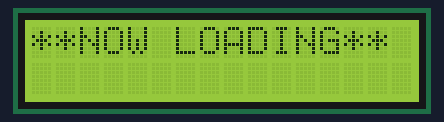
The sketch below on a simulated Arduino Uno, built with avr-gcc and run on an emulated ATmega328P. On the bench: 16×2 character LCD.

Above: at 0.25 s.
At 1.97 s:
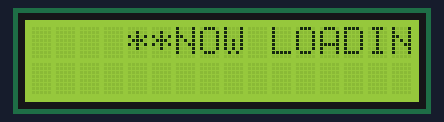
At 3.69 s:
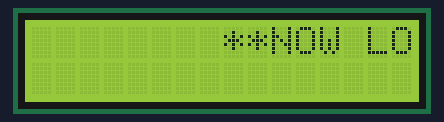
At 7.57 s:
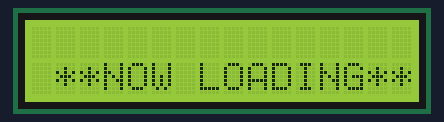
At 11.02 s:
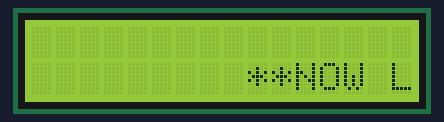
At 14.9 s:
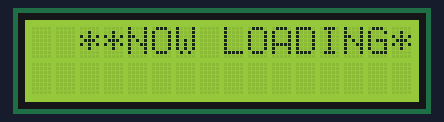

The sketch:

LCDprint.ino
```cpp
//YWROBOT
//Compatible with the Arduino IDE 1.0
//Library version:1.1
#include <Wire.h>
#include <LiquidCrystal_I2C.h>

LiquidCrystal_I2C lcd(0x27,16,2);  // set the LCD address to 0x27 for a 16 chars and 2 line display

void setup()
{
  lcd.init();                      // initialize the lcd
  lcd.init();
  // Print a message to the LCD.
  lcd.backlight();
  Serial.begin(9600);


}

// **NOW LOADING** 15글자
void loop()
{
  char sentence[15] = {"**NOW LOADING**"};
  char sentence2[15] = {"**GNIDAOL WON**"};

    for(int i = 0; i < 16; i++){
      lcd.setCursor(i, 0);
      lcd.print(sentence);  // 적을 내용
      delay(200);
      lcd.setCursor(i,0);
      lcd.print("               ");
      delay(200);
    }

    for(int i = 0; i < 16; i++){
      lcd.setCursor(i, 1);
      lcd.print(sentence);  // 적을 내용
      delay(200);
      lcd.setCursor(i,1);
      lcd.print("               ");
      delay(200);
    }


}
```

Measured:
- by itself, everything shown: repeats every 13.8 s, in 64 steps
